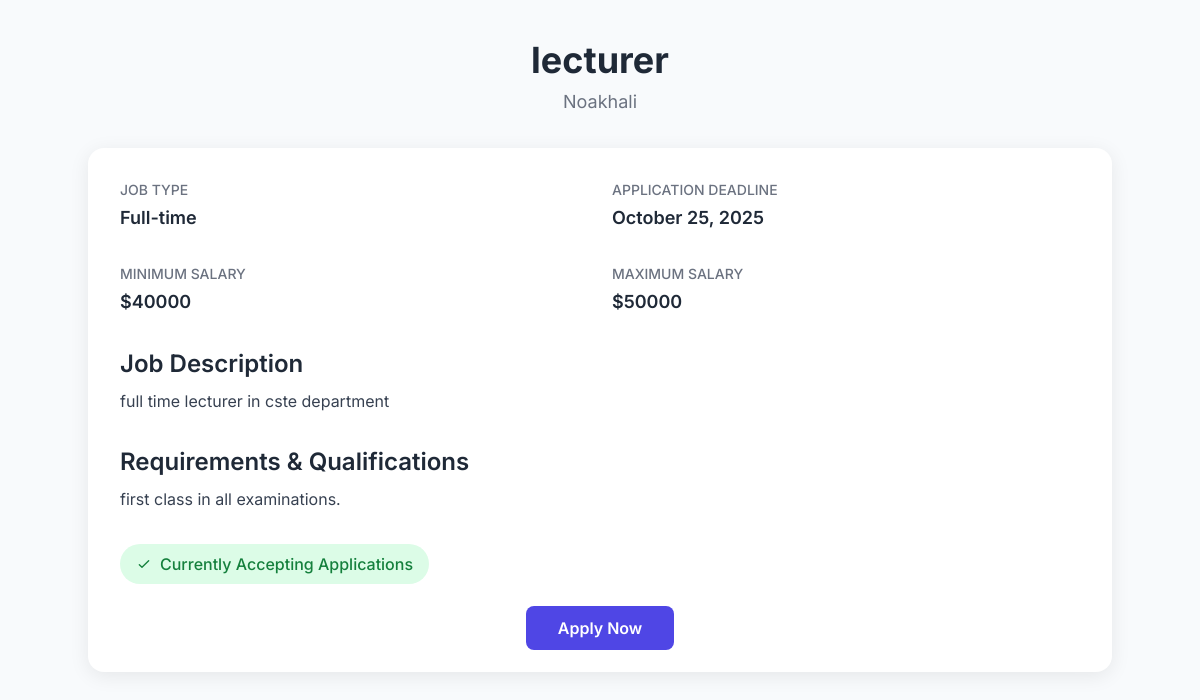
Page /jobs/9/ (signed in) on the committed database.
### home/models.py (models this page shows, shortened)
class JobPosting(models.Model):
    company = models.ForeignKey(
        CompanyProfile,
        on_delete=models.CASCADE,
        related_name='job_postings',
        help_text="The company that posted this job."
    )
    title = models.CharField(max_length=255, help_text="The job title (e.g., 'Senior Python Developer')")
    description = models.TextField(help_text="Detailed description of the role.")
    location = models.CharField(max_length=100, help_text="City, State, or 'Remote'")
    JOB_TYPES = [
        ('FT', 'Full-time'),
        ('PT', 'Part-time'),
        ('CT', 'Contract'),
        ('IT', 'Internship'),
    ]
    job_type = models.CharField(
        max_length=2,
        choices=JOB_TYPES,
        default='FT',
        help_text="Type of employment."
    )
    min_salary = models.IntegerField(
        null=True,
        blank=True,
        validators=[MinValueValidator(0)],
        help_text="Minimum expected annual salary (optional)."
    )
    max_salary = models.IntegerField(
        null=True,
        blank=True,
        validators=[MinValueValidator(0)],
        help_text="Maximum expected annual salary (optional)."
    )
    requirements = models.TextField(help_text="Key skills and qualifications required (e.g., technologies, education).")
    posted_date = models.DateTimeField(auto_now_add=True)
    application_deadline = models.DateField(null=True, blank=True)
    is_active = models.BooleanField(default=True, help_text="Is this job currently accepting applications?")
    class Meta:
        ordering = ['-posted_date']
        verbose_name_plural = "Job Postings"

### home/views.py (the view, shortened to what this page needs)
# urls.py: path('jobs/<int:pk>/', views.job_detail, name='job_detail'),
@login_required
def job_detail(request, pk):
    job = get_object_or_404(JobPosting, pk=pk)
    is_candidate = CandidateProfile.objects.filter(user=request.user).exists()
    is_company_owner = False
    has_applied = False
    if is_candidate:
        candidate_profile = CandidateProfile.objects.get(user=request.user)
        has_applied = JobApplication.objects.filter(job=job, candidate=candidate_profile).exists()
    context = {
        'job': job,
        'is_company_owner': is_company_owner,
        'is_candidate': is_candidate,
        'has_applied': has_applied,
    }
    return render(request, 'JobDetail.html', context)

### home/templates/JobDetail.html (shortened to what this page needs)
{% load static %}
<!DOCTYPE html>
<html lang="en">
<head>
    <script src="https://cdn.tailwindcss.com"></script>
</head>
<body class="min-h-screen flex flex-col items-center py-10">
    <header class="mb-8 text-center">
        <h1 class="text-4xl font-bold text-gray-800 mb-2">{{ job.title }}</h1>
        <p class="text-gray-500 text-lg">{{ job.location }}</p>
    </header>
    <main class="bg-white card w-full max-w-5xl p-8">
        <div class="grid grid-cols-1 md:grid-cols-2 gap-6 mb-8">
            <div>
                <p class="text-sm text-gray-500 font-medium uppercase mb-1">Job Type</p>
                <p class="text-gray-800 text-lg font-semibold">
                    {% if job.job_type == "FT" %}Full-time{% elif job.job_type == "PT" %}Part-time
                    {% elif job.job_type == "CT" %}Contract{% elif job.job_type == "IT" %}Internship{% endif %}
                </p>
            </div>
            <div>
                <p class="text-sm text-gray-500 font-medium uppercase mb-1">Application Deadline</p>
                <p class="text-gray-800 text-lg font-semibold">{{ job.application_deadline|date:"F j, Y" }}</p>
            </div>
        </div>
        <div class="grid grid-cols-1 md:grid-cols-2 gap-6 mb-8">
            <div>
                <p class="text-sm text-gray-500 font-medium uppercase mb-1">Minimum Salary</p>
                <p class="text-gray-800 text-lg font-semibold">${{ job.min_salary }}</p>
            </div>
            <div>
                <p class="text-sm text-gray-500 font-medium uppercase mb-1">Maximum Salary</p>
                <p class="text-gray-800 text-lg font-semibold">${{ job.max_salary }}</p>
            </div>
        </div>
        <section class="mb-8">
            <h2 class="text-2xl font-semibold text-gray-800 mb-2">Job Description</h2>
            <p class="text-gray-700 leading-relaxed whitespace-pre-line">{{ job.description }}</p>
        </section>
        <section class="mb-8">
            <h2 class="text-2xl font-semibold text-gray-800 mb-2">Requirements & Qualifications</h2>
            <p class="text-gray-700 leading-relaxed whitespace-pre-line">{{ job.requirements }}</p>
        </section>
        <section class="mb-8">
            {% if job.is_active %}
                <span class="inline-flex items-center bg-green-100 text-green-700 font-medium px-4 py-2 rounded-full">
                    <svg class="w-4 h-4 mr-2" fill="none" stroke="currentColor" stroke-width="2"
                         viewBox="0 0 24 24"><path stroke-linecap="round" stroke-linejoin="round"
                         d="M5 13l4 4L19 7" /></svg>
                    Currently Accepting Applications
                </span>
            {% endif %}
        </section>
        {% if job.is_active %}
        <div class="text-center">
            <a href="{%url 'apply_job' job.id%}"
            <button id="applyButton"
                    class="bg-indigo-600 hover:bg-indigo-700 text-white px-8 py-3 rounded-lg font-semibold transition duration-200">
                Apply Now
        </a>
        </div>
        {% endif %}
    </main>
</body>
</html>

### home/templates/JobDetail.html (style rules this page uses)
body { font-family: 'Inter', sans-serif; background-color: #f8fafc; }
.card { box-shadow: 0 4px 20px rgba(0, 0, 0, 0.08); border-radius: 1rem; }

### rows in the picture
JobPosting: title "lecturer", location "Noakhali", application_deadline "October 25, 2025", min_salary "40000", max_salary "50000", description "full time lecturer in cste department", requirements "first class in all examinations."
